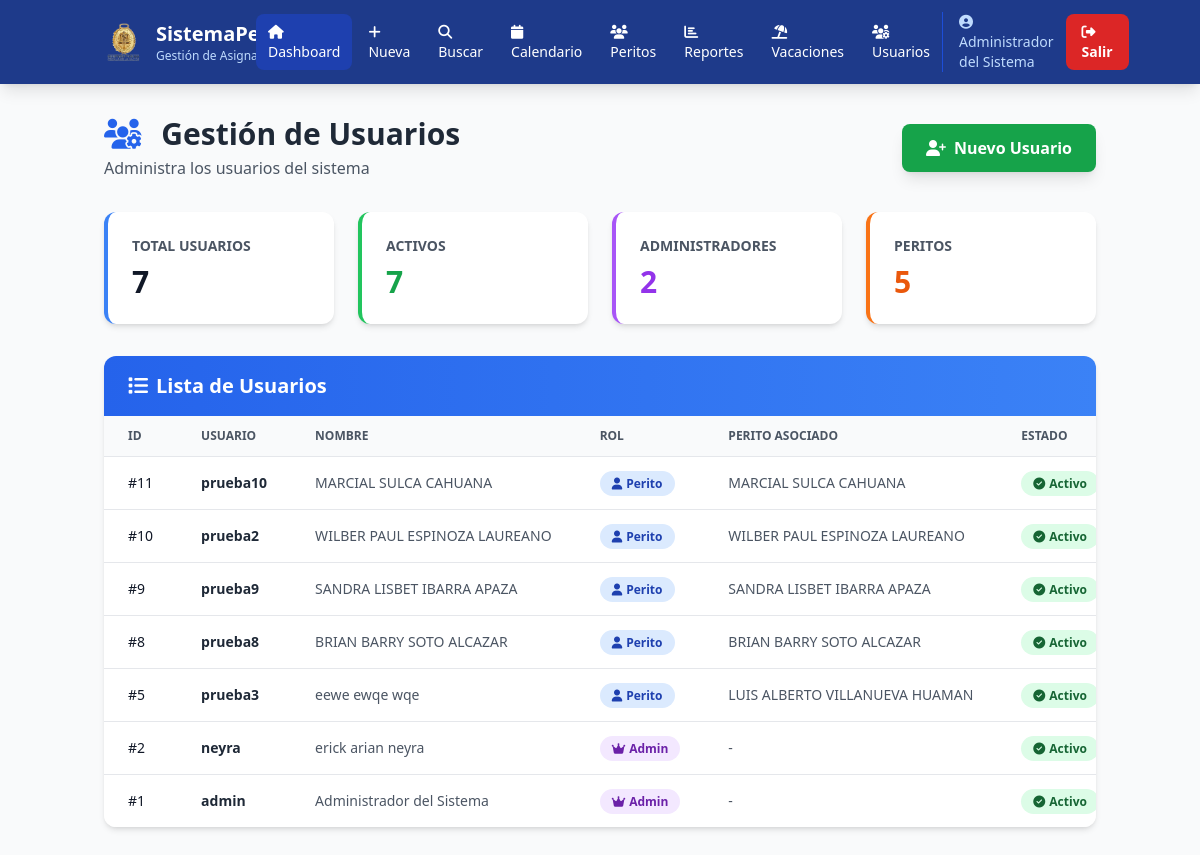
/usuarios (signed in), run on the app's committed database.
### tables this page shows
CREATE TABLE usuarios (
            id INTEGER PRIMARY KEY AUTOINCREMENT,
            usuario TEXT UNIQUE NOT NULL,
            password TEXT NOT NULL,
            rol TEXT NOT NULL,
            perito_id INTEGER,
            nombre_completo TEXT,
            email TEXT,
            activo INTEGER DEFAULT 1,
            primer_inicio INTEGER DEFAULT 1,
            fecha_creacion TIMESTAMP DEFAULT CURRENT_TIMESTAMP,
            ultimo_acceso TIMESTAMP,
            FOREIGN KEY (perito_id) REFERENCES peritos(id)
        );

CREATE TABLE peritos (
            id INTEGER PRIMARY KEY AUTOINCREMENT,
            nombre_completo TEXT NOT NULL,
            tipo TEXT NOT NULL,
            estado TEXT DEFAULT 'Activo',
            fecha_creacion TIMESTAMP DEFAULT CURRENT_TIMESTAMP
        );

### app.py (the view)
@app.route('/usuarios')
@admin_required
def gestion_usuarios():
    conn = sqlite3.connect('database.db')
    conn.row_factory = sqlite3.Row
    cursor = conn.cursor()
    cursor.execute('''
        SELECT u.*, p.nombre_completo as perito_nombre
        FROM usuarios u
        LEFT JOIN peritos p ON u.perito_id = p.id
        ORDER BY u.fecha_creacion DESC
    ''')
    usuarios = []
    for row in cursor.fetchall():
        usuarios.append({
            'id': row['id'],
            'usuario': row['usuario'],
            'rol': row['rol'],
            'perito_id': row['perito_id'],
            'perito_nombre': row['perito_nombre'],
            'nombre_completo': row['nombre_completo'],
            'email': row['email'],
            'activo': row['activo'],
            'primer_inicio': row['primer_inicio'],
            'fecha_creacion': row['fecha_creacion'],
            'ultimo_acceso': row['ultimo_acceso']
        })
    cursor.execute('SELECT id, nombre_completo, tipo FROM peritos WHERE estado = "Activo" ORDER BY tipo, nombre_completo')
    peritos = [{'id': row['id'], 'nombre': row['nombre_completo'], 'tipo': row['tipo']} for row in cursor.fetchall()]
    conn.close()
    return render_template('admin/usuarios.html', usuarios=usuarios, peritos=peritos)

### app.py (called while the page is built)
def admin_required(f):
    @wraps(f)
    def decorated_function(*args, **kwargs):
        if 'usuario_id' not in session:
            return redirect(url_for('login'))
        if session.get('rol') != 'admin':
            return redirect(url_for('index'))
        return f(*args, **kwargs)
    return decorated_function

### templates/admin/usuarios.html (shortened to what this page needs)
<!DOCTYPE html>
<html lang="es">
<head>
    <script src="https://cdn.tailwindcss.com"></script>
    <link rel="stylesheet" href="https://cdnjs.cloudflare.com/ajax/libs/font-awesome/6.4.0/css/all.min.css">
</head>
<body class="bg-gray-50">
    <nav class="bg-blue-900 text-white shadow-lg">
        <div class="container mx-auto px-4">
            <div class="flex justify-between items-center py-3">
                <div class="flex items-center space-x-3">
                    <img src="{{ url_for('static', filename='imagenes/logompo.png') }}" alt="Logo" class="w-10 h-10 object-contain">
                    <div class="hidden md:block">
                        <h1 class="text-xl font-bold">SistemaPerito</h1>
                        <p class="text-xs text-blue-200">Gestión de Asignaciones</p>
                    </div>
                </div>
                <div class="flex items-center space-x-1">
                    <a href="/" class="px-3 py-2 bg-blue-800 rounded-lg hover:bg-blue-700 transition text-sm">
                        <i class="fas fa-home mr-1"></i>Dashboard
                    </a>
                    <a href="/nuevo" class="px-3 py-2 rounded-lg hover:bg-blue-800 transition text-sm">
                        <i class="fas fa-plus mr-1"></i>Nueva
                    </a>
                    <a href="/buscar" class="px-3 py-2 rounded-lg hover:bg-blue-800 transition text-sm">
                        <i class="fas fa-search mr-1"></i>Buscar
                    </a>
                    <a href="/calendario" class="px-3 py-2 rounded-lg hover:bg-blue-800 transition text-sm">
                        <i class="fas fa-calendar mr-1"></i>Calendario
                    </a>
                    <a href="/peritos" class="px-3 py-2 rounded-lg hover:bg-blue-800 transition text-sm">
                        <i class="fas fa-users mr-1"></i>Peritos
                    </a>
                    <a href="/reportes" class="px-3 py-2 rounded-lg hover:bg-blue-800 transition text-sm">
                        <i class="fas fa-chart-bar mr-1"></i>Reportes
                    </a>
                    <a href="/vacaciones" class="px-3 py-2 rounded-lg hover:bg-blue-800 transition text-sm">
                        <i class="fas fa-umbrella-beach mr-1"></i>Vacaciones
                    </a>
                    {% if session.rol == 'admin' %}
                    <a href="/usuarios" class="px-3 py-2 rounded-lg hover:bg-blue-800 transition text-sm">
                        <i class="fas fa-users-cog mr-1"></i>Usuarios
                    </a>
                    {% endif %}
                </div>
                <div class="flex items-center space-x-3 border-l border-blue-700 pl-4">
                    <span class="text-sm text-blue-200 hidden md:block">
                        <i class="fas fa-user-circle mr-1"></i>{{ session.nombre_completo or session.usuario }}
                    </span>
                    <a href="/logout" class="px-4 py-2 bg-red-600 rounded-lg hover:bg-red-700 transition text-sm font-semibold">
                        <i class="fas fa-sign-out-alt mr-1"></i>Salir
                    </a>
                </div>
            </div>
        </div>
    </nav>
    <div class="container mx-auto px-4 py-8">
        <div class="flex justify-between items-center mb-8">
            <div>
                <h2 class="text-3xl font-bold text-gray-800">
                    <i class="fas fa-users-cog text-blue-600 mr-3"></i>
                    Gestión de Usuarios
                </h2>
                <p class="text-gray-600 mt-1">Administra los usuarios del sistema</p>
            </div>
            <button onclick="mostrarModalNuevo()"
                    class="px-6 py-3 bg-green-600 text-white font-semibold rounded-lg hover:bg-green-700 transition shadow-lg">
                <i class="fas fa-user-plus mr-2"></i>Nuevo Usuario
            </button>
        </div>
        <div class="grid grid-cols-1 md:grid-cols-4 gap-6 mb-8">
            <div class="bg-white rounded-xl shadow-md p-6 border-l-4 border-blue-500">
                <p class="text-sm font-semibold text-gray-600 uppercase">Total Usuarios</p>
                <p class="text-3xl font-bold text-gray-900 mt-2">{{ usuarios|length }}</p>
            </div>
            <div class="bg-white rounded-xl shadow-md p-6 border-l-4 border-green-500">
                <p class="text-sm font-semibold text-gray-600 uppercase">Activos</p>
                <p class="text-3xl font-bold text-green-600 mt-2">{{ usuarios|selectattr('activo', 'equalto', 1)|list|length }}</p>
            </div>
            <div class="bg-white rounded-xl shadow-md p-6 border-l-4 border-purple-500">
                <p class="text-sm font-semibold text-gray-600 uppercase">Administradores</p>
                <p class="text-3xl font-bold text-purple-600 mt-2">{{ usuarios|selectattr('rol', 'equalto', 'admin')|list|length }}</p>
            </div>
            <div class="bg-white rounded-xl shadow-md p-6 border-l-4 border-orange-500">
                <p class="text-sm font-semibold text-gray-600 uppercase">Peritos</p>
                <p class="text-3xl font-bold text-orange-600 mt-2">{{ usuarios|selectattr('rol', 'equalto', 'perito')|list|length }}</p>
            </div>
        </div>
        <div class="bg-white rounded-xl shadow-md overflow-hidden">
            <div class="px-6 py-4 bg-gradient-to-r from-blue-600 to-blue-500">
                <h3 class="text-xl font-bold text-white">
                    <i class="fas fa-list mr-2"></i>Lista de Usuarios
                </h3>
            </div>
            <div class="overflow-x-auto">
                <table class="min-w-full divide-y divide-gray-200">
                    <thead class="bg-gray-50">
                        <tr>
                            <th class="px-6 py-3 text-left text-xs font-semibold text-gray-600 uppercase">ID</th>
                            <th class="px-6 py-3 text-left text-xs font-semibold text-gray-600 uppercase">Usuario</th>
                            <th class="px-6 py-3 text-left text-xs font-semibold text-gray-600 uppercase">Nombre</th>
                            <th class="px-6 py-3 text-left text-xs font-semibold text-gray-600 uppercase">Rol</th>
                            <th class="px-6 py-3 text-left text-xs font-semibold text-gray-600 uppercase">Perito Asociado</th>
                            <th class="px-6 py-3 text-left text-xs font-semibold text-gray-600 uppercase">Estado</th>
                        </tr>
                    </thead>
                    <tbody class="bg-white divide-y divide-gray-200">
                        {% for user in usuarios %}
                        <tr class="hover:bg-gray-50">
                            <td class="px-6 py-4 whitespace-nowrap text-sm font-medium text-gray-900">#{{ user.id }}</td>
                            <td class="px-6 py-4 whitespace-nowrap text-sm font-semibold text-gray-800">{{ user.usuario }}</td>
                            <td class="px-6 py-4 whitespace-nowrap text-sm text-gray-600">{{ user.nombre_completo or '-' }}</td>
                            <td class="px-6 py-4 whitespace-nowrap text-sm">
                                {% if user.rol == 'admin' %}
                                <span class="px-3 py-1 bg-purple-100 text-purple-800 rounded-full text-xs font-semibold">
                                    <i class="fas fa-crown mr-1"></i>Admin
                                </span>
                                {% else %}
                                <span class="px-3 py-1 bg-blue-100 text-blue-800 rounded-full text-xs font-semibold">
                                    <i class="fas fa-user mr-1"></i>Perito
                                </span>
                                {% endif %}
                            </td>
                            <td class="px-6 py-4 whitespace-nowrap text-sm text-gray-600">
                                {{ user.perito_nombre or '-' }}
                            </td>
                            <td class="px-6 py-4 whitespace-nowrap text-sm">
                                {% if user.activo %}
                                <span class="px-3 py-1 bg-green-100 text-green-800 rounded-full text-xs font-semibold">
                                    <i class="fas fa-check-circle mr-1"></i>Activo
                                </span>
                                {% else %}
                                <span class="px-3 py-1 bg-red-100 text-red-800 rounded-full text-xs font-semibold">
                                    <i class="fas fa-times-circle mr-1"></i>Inactivo
                                </span>
                                {% endif %}
                            </td>
                        </tr>
                        {% endfor %}
                    </tbody>
                </table>
            </div>
        </div>
    </div>
</body>
</html>

### data on the page
usuarios: nombre_completo "Administrador del Sistema", id "1", usuario "admin", rol "admin" (drawn), perito_nombre "-", activo 1 (drawn)
usuarios: id "11", usuario "prueba10", nombre_completo "MARCIAL SULCA CAHUANA", rol "perito" (drawn), activo 1 (drawn)
usuarios: id "10", usuario "prueba2", nombre_completo "WILBER PAUL ESPINOZA LAUREANO", rol "perito" (drawn), activo 1 (drawn)
usuarios: id "9", usuario "prueba9", nombre_completo "SANDRA LISBET IBARRA APAZA", rol "perito" (drawn), activo 1 (drawn)
usuarios: id "8", usuario "prueba8", nombre_completo "BRIAN BARRY SOTO ALCAZAR", rol "perito" (drawn), activo 1 (drawn)
usuarios: id "5", usuario "prueba3", nombre_completo "eewe ewqe wqe", rol "perito" (drawn), nombre_completo "LUIS ALBERTO VILLANUEVA HUAMAN", activo 1 (drawn)
usuarios: id "2", usuario "neyra", nombre_completo "erick arian neyra", rol "admin" (drawn), perito_nombre "-", activo 1 (drawn)

### other printed values
{{ usuarios|length }} "7"
{{ usuarios|selectattr('activo', 'equalto', 1)|list|length }} "7"
{{ usuarios|selectattr('rol', 'equalto', 'admin')|list|length }} "2"
{{ usuarios|selectattr('rol', 'equalto', 'perito')|list|length }} "5"
